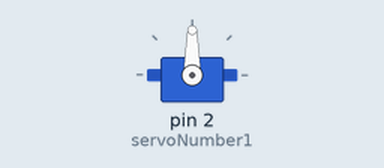
This sketch was run on a simulated Arduino Uno, built with avr-gcc and run on an emulated ATmega328P. Parts: servo.

Above: at 0.05 s.
Timing chart, 0 to 4.6 s (numbered marks = the images above):
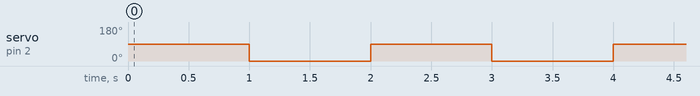

Measured:
- by itself, servo on pin 2 (servoNumber1): alternates 90° for 1.0 s and 0° for 1.0 s

The sketch:

sketch_mar10a.ino
```cpp
// creat by :Luoyi W
// creat on : May 10th
//this program controls a servo motor
#include <Servo.h>
Servo servoNumber1;

void setup(){
  servoNumber1.attach(2);
  servoNumber1.write(0);
}

void loop(){
  servoNumber1.write(90);
  delay(1000);
  servoNumber1.write(0);
  delay(1000);
}
```
